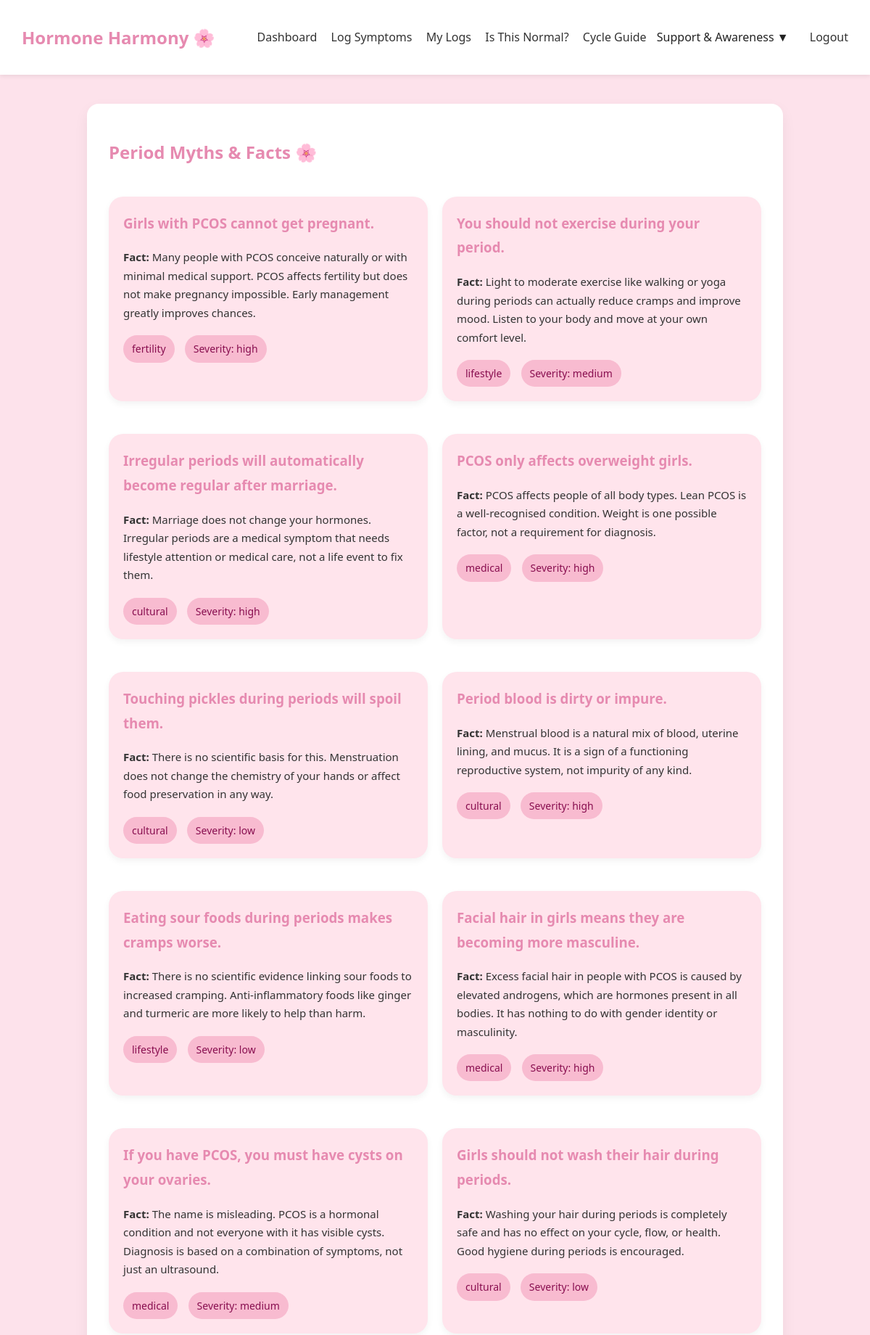
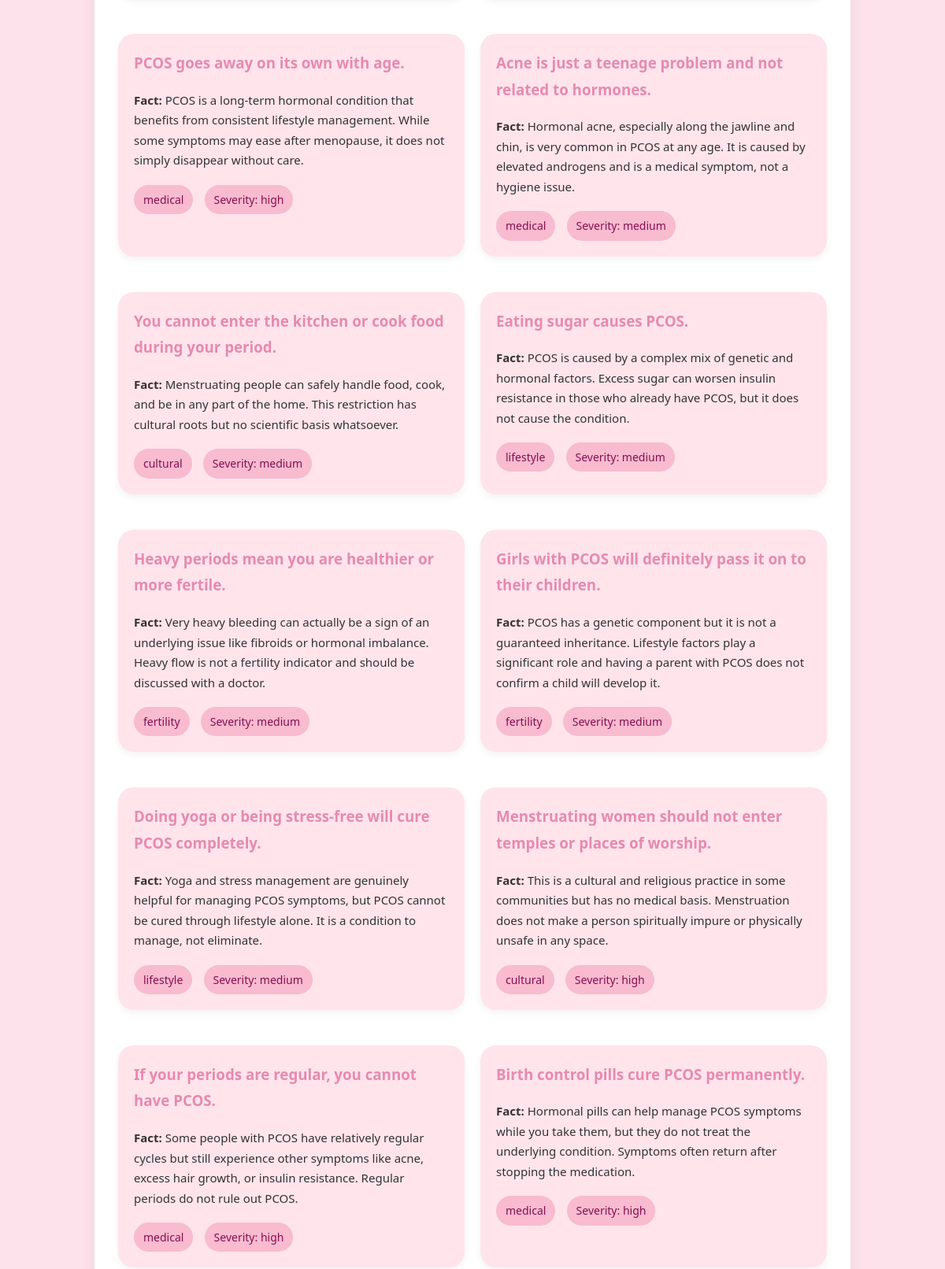
/myths (signed in, upper part), run on the app's committed database (2 pictures, top to bottom).
### tables this page shows
CREATE TABLE myths (
            id INTEGER PRIMARY KEY AUTOINCREMENT,
            myth TEXT,
            fact TEXT,
            category TEXT,
            severity TEXT
        );

### backend/app.py (the view)
@app.route('/myths')
@login_required
def myths_page():
    return view_myths()

### backend/db.py (called while the page is built)
def get_db():
    conn = sqlite3.connect(DB_PATH)
    conn.row_factory = sqlite3.Row
    return conn

### backend/routes/myths.py (called while the page is built)
def view_myths():
    db = get_db()
    myths = db.execute("""
        SELECT * FROM myths
    """).fetchall()
    return render_template(
        "myths.html",
        myths=myths
    )

### backend/utils.py (called while the page is built)
def login_required(view_func):
    @wraps(view_func)
    def wrapper(*args, **kwargs):
        if "user_id" not in session:
            flash("Please log in to access this feature 🌸", "warning")
            return redirect("/login")
        return view_func(*args, **kwargs)
    return wrapper

### backend/templates/myths.html (shortened to what this page needs)
{% extends "base.html" %}
{% block content %}
<h2>Period Myths & Facts 🌸</h2>
<div class="myths-grid">
    {% for myth in myths %}
    <div class="info-card">
        <h3 class="myth-title">
            {{ myth.myth }}
        </h3>
        <p class="fact-text">
            <strong> Fact:</strong>
            {{ myth.fact }}
        </p>
        <div class="tags">
            <span class="tag">{{ myth.category }}</span>
            <span class="tag">Severity: {{ myth.severity }}</span>
        </div>
    </div>
    {% endfor %}
</div>
{% endblock %}

### backend/templates/base.html (shortened to what this page needs)
<!DOCTYPE html>
<html>
<head>
    <link rel="stylesheet"
          href="{{ url_for('static', filename='css/styles.css') }}">
</head>
<body>
<nav class="navbar">
    <h1>Hormone Harmony 🌸</h1>
    {% if session.get("user_id") %}
    <div class="nav-links">
        <a href="/dashboard">Dashboard</a>
        <a href="/log-symptom">Log Symptoms</a>
        <a href="/my-logs">My Logs</a>
        <a href="/symptom-checker">Is This Normal?</a>
        <a href="/cycle-wheel">Cycle Guide</a>
        <div class="dropdown">
            <button class="dropbtn">
                Support & Awareness ▼
            </button>
        </div>
        <a href="/logout">Logout</a>
    </div>
    {% else %}
    <div>
        <a href="/login">Login</a>
        <a href="/signup">Sign Up</a>
    </div>
    {% endif %}
</nav>
<div class="container">
    {% block content %}{% endblock %}
</div>
</body>
</html>

### backend/static/css/styles.css (style rules this page uses)
:root { --pink-main: #f7a8c7; --pink-light: #fde2eb; --pink-dark: #e68ab0; --white: #ffffff; --text-dark: #333; }
body { margin: 0; font-family: "Segoe UI", sans-serif; background-color: var(--pink-light); color: var(--text-dark); }
.navbar { background: var(--white); padding: 15px 30px; display: flex; justify-content: space-between; align-items: center; box-shadow: 0 2px 6px rgba(0,0,0,0.08); }
.navbar h1 { color: var(--pink-dark); }
.navbar a { margin-left: 15px; text-decoration: none; color: var(--text-dark); font-weight: 500; }
.container { max-width: 900px; margin: 40px auto; background: var(--white); padding: 30px; border-radius: 16px; box-shadow: 0 8px 20px rgba(0,0,0,0.06); }
h2 { color: var(--pink-dark); margin-bottom: 20px; }
button { background-color: var(--pink-main); color: white; border: none; padding: 12px 20px; border-radius: 20px; cursor: pointer; font-size: 14px; }
.info-card { background: var(--pink-light); padding: 24px; border-radius: 18px; margin-top: 25px; line-height: 1.8; color: #444; box-shadow: 0 4px 10px rgba(0,0,0,0.05); }
.info-card h3 { color: var(--pink-dark); margin-top: 0; margin-bottom: 18px; }
.info-card p { margin-bottom: 18px; font-size: 15px; }
.dropdown { position: relative; display: inline-block; }
.dropbtn { background: none; border: none; color: #222; font-size: 16px; font-family: inherit; font-weight: 500; cursor: pointer; padding: 0; margin: 0 10px; transition: 0.2s; }

### backend/templates/myths.html (style rules this page uses)
.myths-grid { display: grid; grid-template-columns: repeat(auto-fit, minmax(320px, 1fr)); gap: 20px; margin-top: 20px; }
.info-card { background: #ffe4ec; padding: 20px; border-radius: 20px; }
.myth-title { color: #c2185b; margin-bottom: 15px; }
.fact-text { line-height: 1.7; color: #333; }
.tags { margin-top: 15px; }
.tag { display: inline-block; background: #f8bbd0; color: #880e4f; padding: 6px 12px; border-radius: 20px; margin-right: 10px; font-size: 14px; }

### data on the page
myths: myth "Girls with PCOS cannot get pregnant.", fact "Many people with PCOS conceive naturally or with minimal medical support. PCOS affects fertility but does not make pregnancy impossible. Early management greatly improves chances.", category "fertility", severity "high"
myths: myth "You should not exercise during your period.", fact "Light to moderate exercise like walking or yoga during periods can actually reduce cramps and improve mood. Listen to your body and move at your own comfort level.", category "lifestyle", severity "medium"
myths: myth "Irregular periods will automatically become regular after marriage.", fact "Marriage does not change your hormones. Irregular periods are a medical symptom that needs lifestyle attention or medical care, not a life event to fix them.", category "cultural", severity "high"
myths: myth "PCOS only affects overweight girls.", fact "PCOS affects people of all body types. Lean PCOS is a well-recognised condition. Weight is one possible factor, not a requirement for diagnosis.", category "medical", severity "high"
myths: myth "Touching pickles during periods will spoil them.", fact "There is no scientific basis for this. Menstruation does not change the chemistry of your hands or affect food preservation in any way.", category "cultural", severity "low"
myths: myth "Period blood is dirty or impure.", fact "Menstrual blood is a natural mix of blood, uterine lining, and mucus. It is a sign of a functioning reproductive system, not impurity of any kind.", category "cultural", severity "high"
myths: myth "Eating sour foods during periods makes cramps worse.", fact "There is no scientific evidence linking sour foods to increased cramping. Anti-inflammatory foods like ginger and turmeric are more likely to help than harm.", category "lifestyle", severity "low"
myths: myth "Facial hair in girls means they are becoming more masculine.", fact "Excess facial hair in people with PCOS is caused by elevated androgens, which are hormones present in all bodies. It has nothing to do with gender identity or masculinity.", category "medical", severity "high"
myths: myth "If you have PCOS, you must have cysts on your ovaries.", fact "The name is misleading. PCOS is a hormonal condition and not everyone with it has visible cysts. Diagnosis is based on a combination of symptoms, not just an ultrasound.", category "medical", severity "medium"
myths: myth "Girls should not wash their hair during periods.", fact "Washing your hair during periods is completely safe and has no effect on your cycle, flow, or health. Good hygiene during periods is encouraged.", category "cultural", severity "low"
myths: myth "PCOS goes away on its own with age.", fact "PCOS is a long-term hormonal condition that benefits from consistent lifestyle management. While some symptoms may ease after menopause, it does not simply disappear without care.", category "medical", severity "high"
myths: myth "Acne is just a teenage problem and not related to hormones.", fact "Hormonal acne, especially along the jawline and chin, is very common in PCOS at any age. It is caused by elevated androgens and is a medical symptom, not a hygiene issue.", category "medical", severity "medium"
myths: myth "You cannot enter the kitchen or cook food during your period.", fact "Menstruating people can safely handle food, cook, and be in any part of the home. This restriction has cultural roots but no scientific basis whatsoever.", category "cultural", severity "medium"
myths: myth "Eating sugar causes PCOS.", fact "PCOS is caused by a complex mix of genetic and hormonal factors. Excess sugar can worsen insulin resistance in those who already have PCOS, but it does not cause the condition.", category "lifestyle", severity "medium"
myths: myth "Heavy periods mean you are healthier or more fertile.", fact "Very heavy bleeding can actually be a sign of an underlying issue like fibroids or hormonal imbalance. Heavy flow is not a fertility indicator and should be discussed with a doctor.", category "fertility", severity "medium"
myths: myth "Girls with PCOS will definitely pass it on to their children.", fact "PCOS has a genetic component but it is not a guaranteed inheritance. Lifestyle factors play a significant role and having a parent with PCOS does not confirm a child will develop it.", category "fertility", severity "medium"
myths: myth "Doing yoga or being stress-free will cure PCOS completely.", fact "Yoga and stress management are genuinely helpful for managing PCOS symptoms, but PCOS cannot be cured through lifestyle alone. It is a condition to manage, not eliminate.", category "lifestyle", severity "medium"
myths: myth "Menstruating women should not enter temples or places of worship.", fact "This is a cultural and religious practice in some communities but has no medical basis. Menstruation does not make a person spiritually impure or physically unsafe in any space.", category "cultural", severity "high"
myths: myth "If your periods are regular, you cannot have PCOS.", fact "Some people with PCOS have relatively regular cycles but still experience other symptoms like acne, excess hair growth, or insulin resistance. Regular periods do not rule out PCOS.", category "medical", severity "high"
myths: myth "Birth control pills cure PCOS permanently.", fact "Hormonal pills can help manage PCOS symptoms while you take them, but they do not treat the underlying condition. Symptoms often return after stopping the medication.", category "medical", severity "high"
